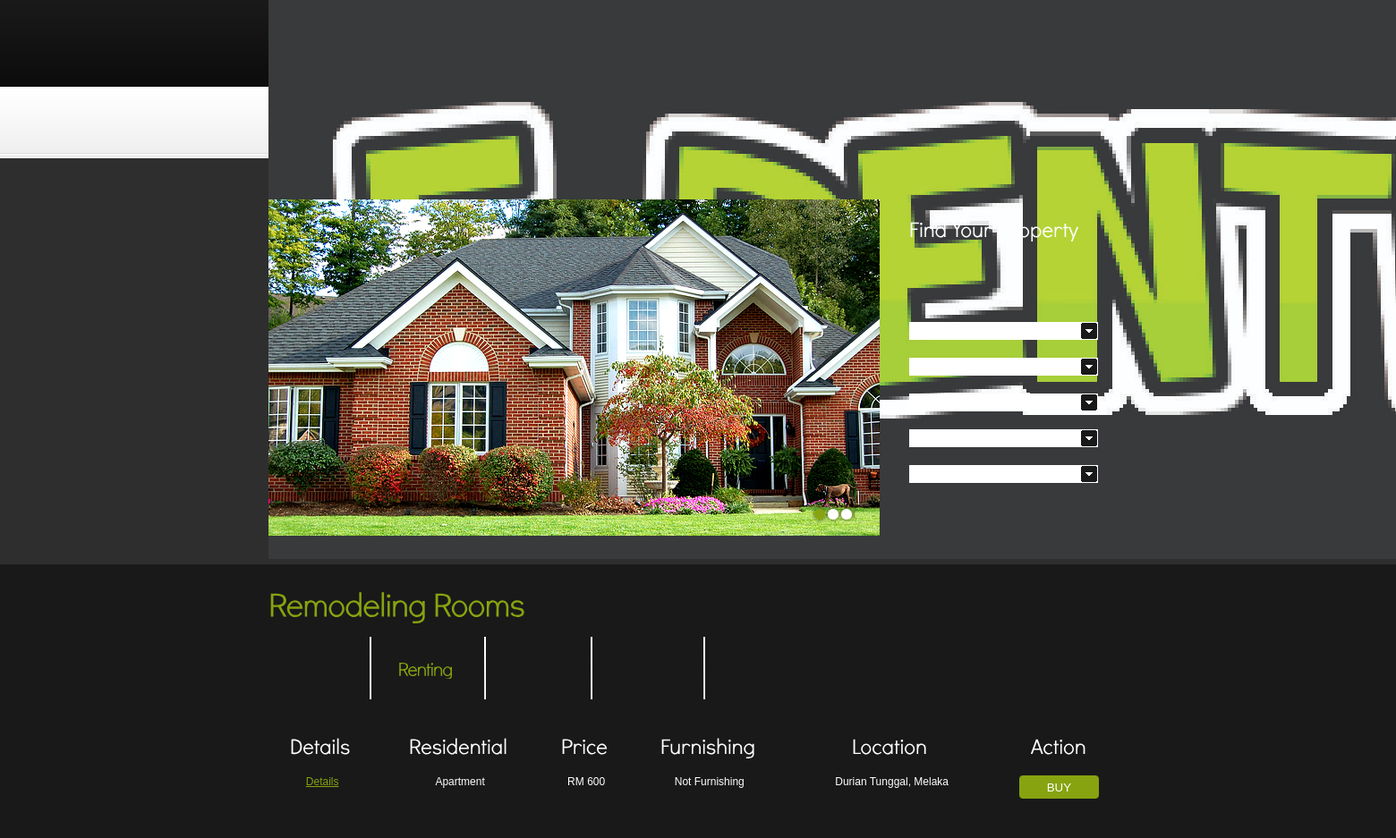
Page /renting.php on the earlier database version.
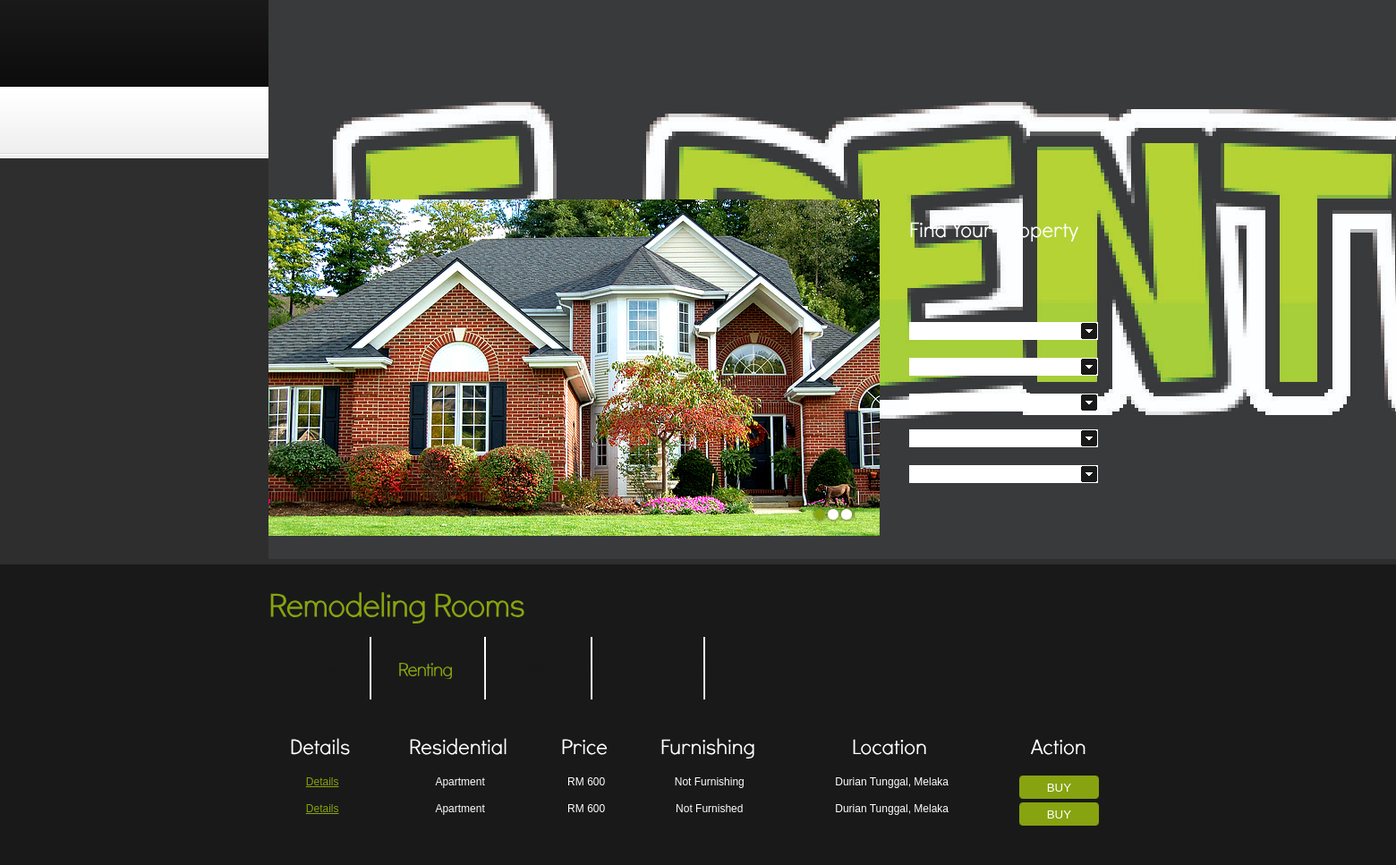
Same page on the later database version.
### tables this page shows
CREATE TABLE `residential` (
  `residential_id` int(20) NOT NULL,
  `residential_type` varchar(20) NOT NULL,
  `residential_price` int(5) NOT NULL,
  `residential_img` longblob NOT NULL,
  `residential_description` varchar(100) NOT NULL,
  `residential_year` int(4) NOT NULL,
  `furnishing` varchar(50) NOT NULL,
  `res_state` varchar(50) NOT NULL,
  `res_cities` varchar(50) NOT NULL,
  `sales` varchar(100) NOT NULL,
  `status` varchar(100) NOT NULL DEFAULT 'Pending'
);

### renting.php (the view, shortened to what this page needs)
<html lang="en">
<head>
<link rel="stylesheet" href="css/reset.css" type="text/css" media="all">
<link rel="stylesheet" href="css/layout.css" type="text/css" media="all">
<link rel="stylesheet" href="css/style.css" type="text/css" media="all">
</head>
<body id="page1">
<div class="body1">
  <div class="main">
    <header>
      <div class="wrapper">
        <ul id="icons">
          <li><a href="#" class="normaltip"><img src="images/icon1.jpg" alt=""></a></li>
          <li><a href="#" class="normaltip"><img src="images/icon2.jpg" alt=""></a></li>
          <li><a href="#" class="normaltip"><img src="images/icon3.jpg" alt=""></a></li>
        </ul>
      </div>
      <nav>
        <ul id="menu">
          <li><a href="index.php">Home</a></li>
          <li id="menu_active"><a href="renting.php">Renting</a></li>
          <li><a href="selling.php">Selling</a></li>
          <li><a href="upload.php">Upload</a></li>
          <li class="end"><a href="account.php">Login</a></li>
        </ul>
      </nav>
    </header>
  </div>
</div>
<div class="body2">
  <div class="main">
    <section id="content">
      <div class="wrapper">
        <form action="search.php" method="post">
              <div class="row_select">Search By :
            </div>
        </form>
        <article class="col1">
          <div id="slider">
          </div>
        </article>
        <article class="col2">
          <form id="form_1" action="search.php" method="post">
            <div class="pad1">
              <h3>Find Your Property</h3>
              <div class="row"> Search :<br>
              </div>
              <div class="row_select"> State : <br>
              </div>
              <div class="row_select"> Cities : <br>
              </div>
              <div class="row_select"> Residential Type : <br>
              </div>
              <div class="row_select"> Furnishing : <br>
                </div>
              <div class="row_select"> Price (below than): <br>
              </div>
              <div class="row_select">
              </div> <br>
            </div>
          </form>
        </article>
      </div>
    </section>
  </div>
</div>
<div class="body3">
  <div class="main">
    <h2>Remodeling Rooms</h2>
    <div class="wrapper pad_bot3">
      <?php
        $query1=mysql_query("SELECT * FROM residential WHERE status='ACCEPT' AND sales='Renting'");
        if($query1)
        {
          echo "<table border='10' text-align='center' width='100%'>
          <tr class='color2'>
            <th><center><h3> Details </center></th>
            <th><center><h3> Residential </center></th>
            <th><center><h3> Price </center></th>
            <th><center><h3> Furnishing </center></th>
            <th><center><h3> Location </center></th>
            <th><center><h3> Action </center></th>
          </tr>
          </div></div>";
          while($query2=mysql_fetch_array($query1))
          {
            echo "<form action='booking.php' method='post'>";
          echo"<tr height='30px' class='color2'>";
          echo "<td align='center' valign='top'>&nbsp;<a href='details.php'>Details</a></td>";
          echo "<td align='center' valign='top'>&nbsp;" . $query2['residential_type'] . "</td>";
          echo "<td align='center' valign='top'>&nbsp;RM " . $query2['residential_price'] . "</td>";
          echo "<td align='center' valign='top'>&nbsp;" . $query2['furnishing'] . "</td>";
          echo "<td align='center' valign='top'>&nbsp;" . $query2['res_cities'] . ", " . $query2['res_state'] . "</td>";
          echo "<td align='center'>
                  <button type='submit' class='button' span='2' >BUY</button></form>";
          }
        }
        else
        {
          echo "<h2> No Data </h2>";
        }
      ?>
    </div>
</body>
</html>

Differences in the rows shown:
now on this page (row edited): residential: residential_type "Apartment", residential_price "600", furnishing "Not Furnished", res_cities "Durian Tunggal", res_state "Melaka"
